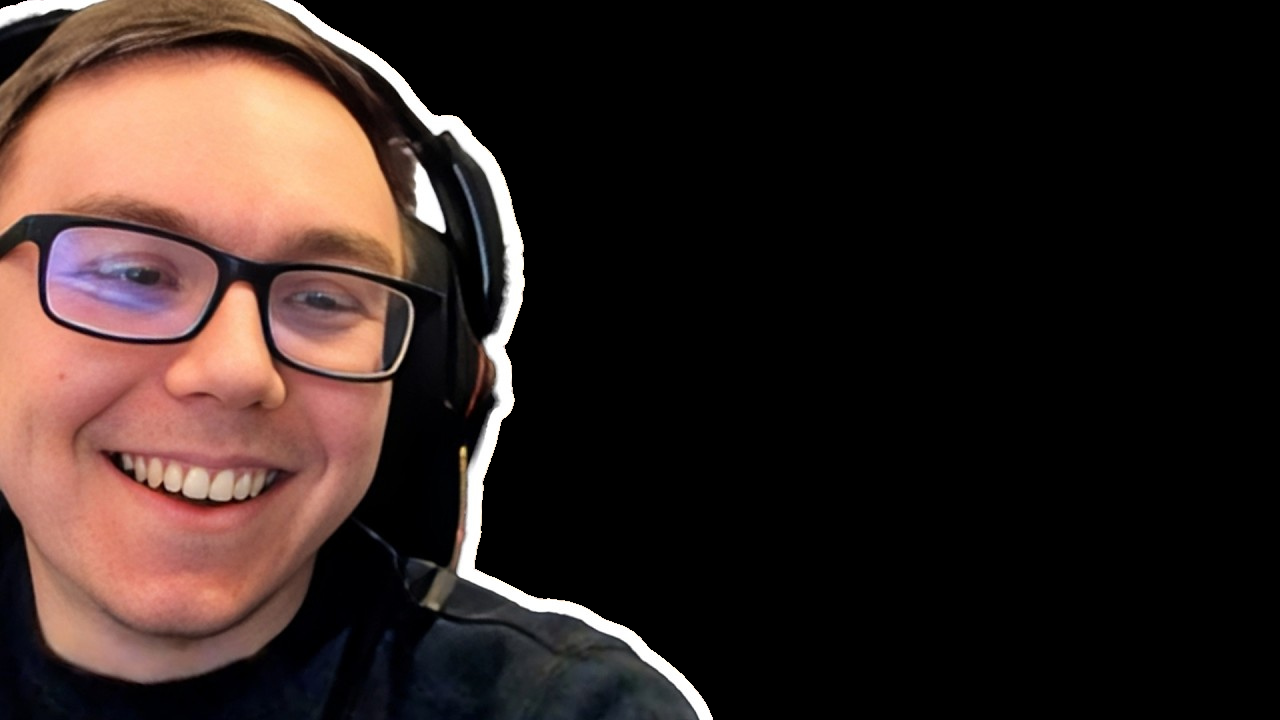
#> input picture cutouts/left1.png, 1280 x 720 px; its folder holds only this picture in this run
$ python -i thumbnail.py   (imports and definitions only)
#> lines starting #> are read from the running program, lines starting #| are printed output that depends on the picture; after the words box and inside, x2 and y2 are one past the last pixel; in counts of white or black regions, pixels touching at a corner belong together
#> further down, picture is the input picture: shape (720, 1280, 3); mean B, G, R 33.6, 37.6, 52.1
"""Phase 3: thumbnail = gameplay still + face cutout + title text.

Cutouts are 1280x720 transparent PNGs named left*/right* by which side the
face occupies; text goes on the opposite side.
"""
import random
import subprocess
from pathlib import Path

import cv2
import numpy as np
from PIL import Image, ImageDraw, ImageFont

SIZE = (1280, 720)

# zoom width as a fraction of the source frame; for a 16:9 source the height
# fraction equals the width fraction. Position is champion-centered at grab
# time, clamped away from the HUD / facecam / minimap edges.
ZOOM_W = 0.56
ZOOM_X0 = (0.05, 1 - ZOOM_W - 0.05)   # clamp range for crop origin x
ZOOM_Y0 = (0.03, 0.28)                # bottom edge stays above facecam/HUD

# gameplay area used for scoring/bar detection (excludes HUD, facecam, minimap)
PLAY = (0.08, 0.05, 0.80, 0.72)

# champion floating healthbars, HSV ranges (OpenCV hue 0-179):
# green = the streamer's champ, red = enemies, blue/yellow = teammates
BAR_COLORS = {
    "green": [((45, 120, 120), (75, 255, 255))],
    "red": [((0, 120, 100), (10, 255, 255)), ((168, 120, 100), (179, 255, 255))],
    "blue": [((95, 120, 120), (125, 255, 255))],
    "yellow": [((20, 120, 120), (35, 255, 255))],
}


def _find_bars(frame: np.ndarray) -> dict[str, list[tuple[float, float]]]:
    """Champion healthbar centers (frame-fraction coords) by color: wide,
    short, brightly saturated horizontal strips in the gameplay area."""
    h, w = frame.shape[:2]
    x0, y0, x1, y1 = (int(PLAY[0] * w), int(PLAY[1] * h),
                      int(PLAY[2] * w), int(PLAY[3] * h))
    hsv = cv2.cvtColor(frame[y0:y1, x0:x1], cv2.COLOR_BGR2HSV)
    scale = w / 1280  # bar size limits below are calibrated at 1280x720
    found: dict[str, list[tuple[float, float]]] = {}
    for color, ranges in BAR_COLORS.items():
        mask = np.zeros(hsv.shape[:2], np.uint8)
        for lo, hi in ranges:
            mask |= cv2.inRange(hsv, np.array(lo), np.array(hi))
        mask = cv2.morphologyEx(mask, cv2.MORPH_CLOSE, np.ones((3, 7), np.uint8))
        centers = []
        for c in cv2.findContours(mask, cv2.RETR_EXTERNAL,
                                  cv2.CHAIN_APPROX_SIMPLE)[0]:
            bx, by, bw, bh = cv2.boundingRect(c)
            # champion bars are ~85x9px at 720p; minion bars (~40x4px) must
            # not pass or they drag the crop toward minion waves. A real bar
            # is a solid filled rectangle — chat/announcement text in the
            # same colors is sparse and fails the fill check.
            fill = mask[by:by + bh, bx:bx + bw].mean() / 255
            if (55 * scale <= bw <= 115 * scale and 4 * scale <= bh <= 14 * scale
                    and bw >= 4 * bh and fill >= 0.55):
                centers.append(((x0 + bx + bw / 2) / w, (y0 + by + bh / 2) / h))
        found[color] = centers
    return found


def _action_score(frame: np.ndarray) -> tuple[float, dict]:
    """Fight-ness of a frame. Base: vivid red/orange (damage numbers, spell
    effects) in the gameplay area. Bonus if the streamer's champ (green bar)
    and at least one enemy (red bar) are both on screen. Dead/gray screens
    score negative; shop/menus have little red."""
    h, w = frame.shape[:2]
    play = frame[int(PLAY[1] * h):int(PLAY[3] * h), int(PLAY[0] * w):int(PLAY[2] * w)]
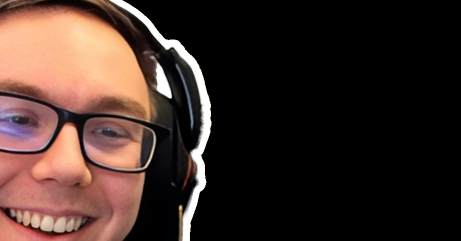
#> play: shape (482, 922, 3) (shown at 1/2 size); mean B, G, R 39.6, 45.4, 63.4
    hsv = cv2.cvtColor(play, cv2.COLOR_BGR2HSV)
#> hsv: shape (482, 922, 3); mean H, S, V 14.7, 43.1, 63.7
    hue, sat, val = hsv[..., 0], hsv[..., 1], hsv[..., 2]
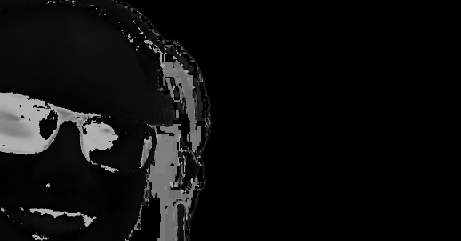
#> hue: shape (482, 922) (shown at 1/2 size); min 0, max 179, mean 14.7
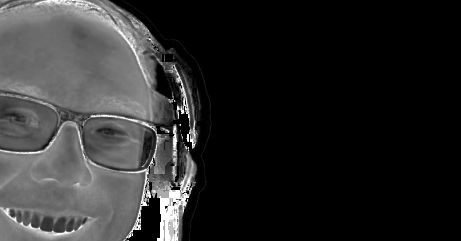
#> sat: shape (482, 922) (shown at 1/2 size); min 0, max 255, mean 43.1
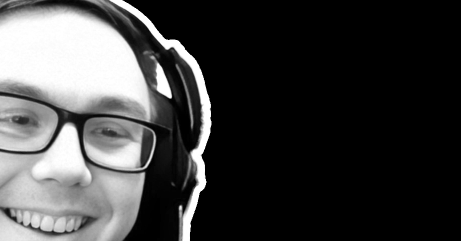
#> val: shape (482, 922) (shown at 1/2 size); min 0, max 255, mean 63.7
    if sat.mean() < 40:  # death screen desaturates the world
        return -1.0, {}
    red = (((hue < 12) | (hue > 168)) & (sat > 140) & (val > 120))
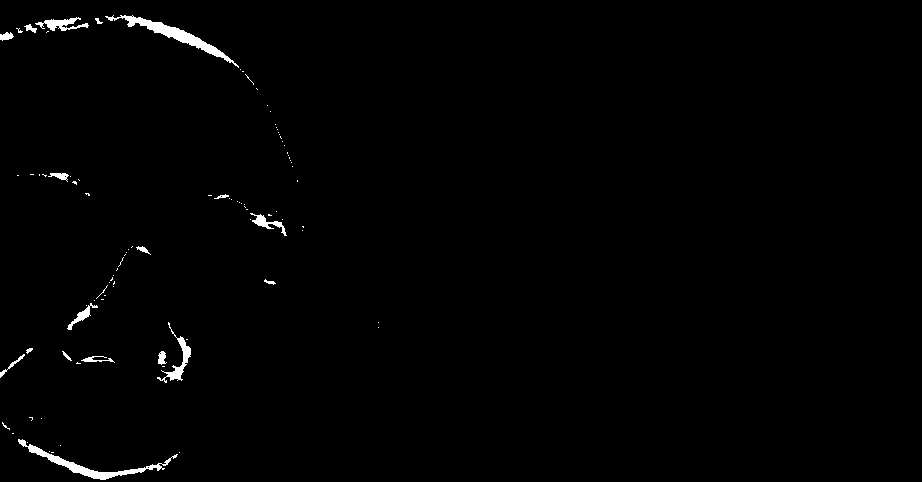
#> red: shape (482, 922) bool; 0.92% white; 94 white regions (76 under 20 px), largest, box (x1, y1, x2, y2) and area: (105, 15, 239, 68) 1053, (18, 439, 178, 480) 942, (157, 322, 191, 383) 415
    bars = _find_bars(frame)
#> after the loop in _find_bars, `for color, ranges in BAR_COLORS.items():`:
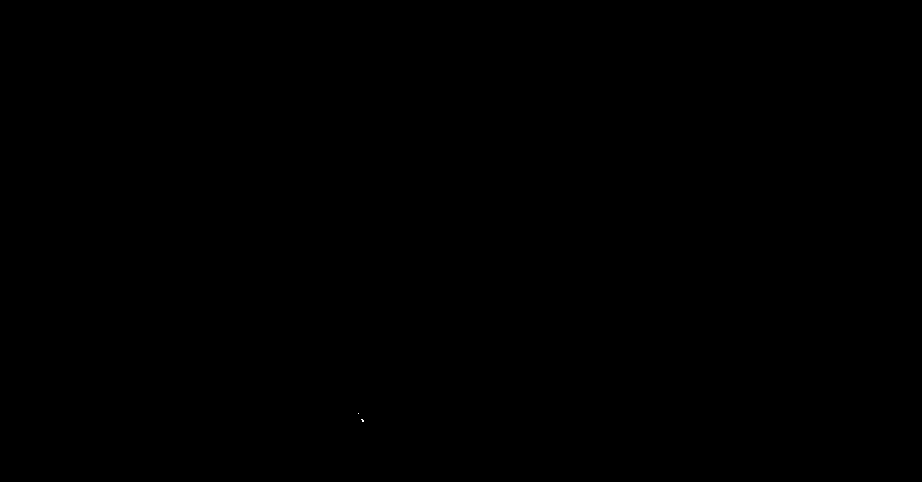
#> mask: shape (482, 922); 0% white in thin lines or dots, all inside (x1, y1, x2, y2) = (358, 413, 364, 422)
#> after the loop in _find_bars, `for color, ranges in BAR_COLORS.items():`: found = {'green': [], 'red': [], 'blue': [], 'yellow': []}
#> bars = {'green': [], 'red': [], 'blue': [], 'yellow': []}
    score = float(red.mean())
#> score = 0.0092
    # champion presence dominates: red effects alone (e.g. hitting a turret
    # with nobody around) must not beat an actual fight between champions
    if bars["green"]:
        score += 0.06
        if bars["red"]:
            score += 0.04
    return score, bars


# [119 lines left out: functions pick_action_time, _zoom_origin, _grab_still, _draw_note, make_thumbnail, not called in this run]

>>> import cv2
>>> picture = cv2.imread('../cutouts/left1.png')
>>> result = _action_score(picture)

$ run again, on cutouts/left2.png
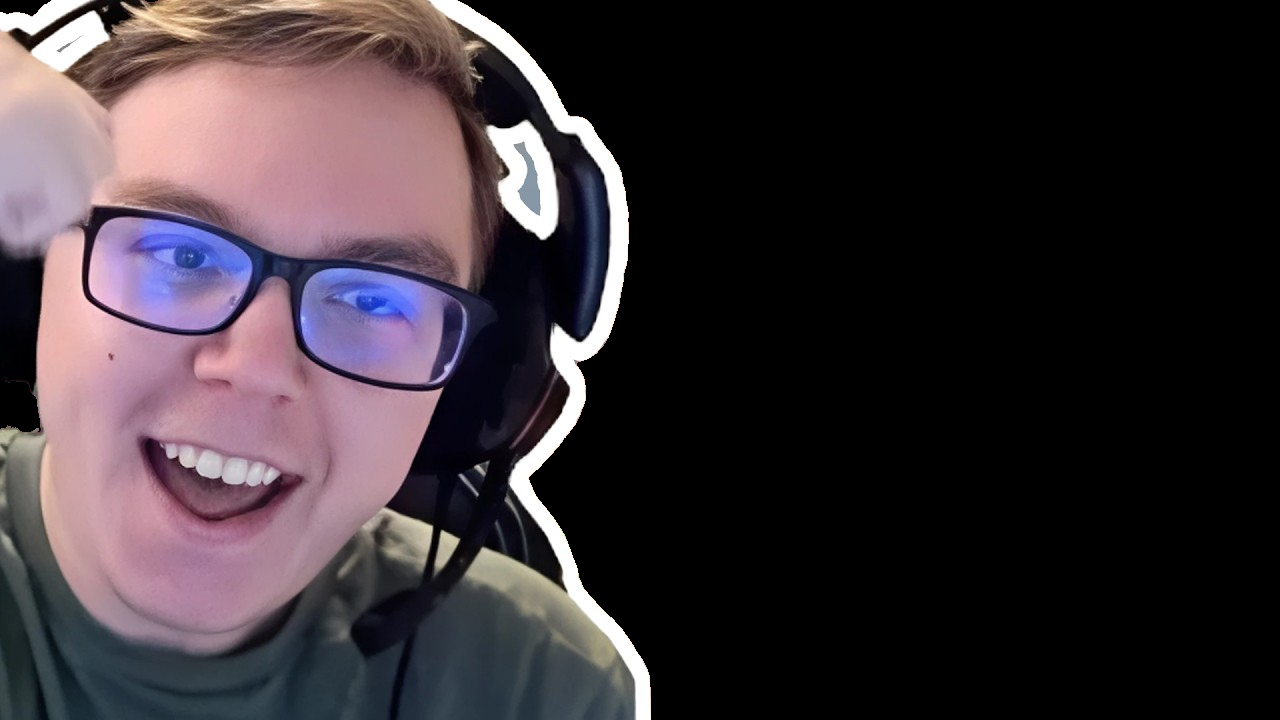
#> input picture cutouts/left2.png, 1280 x 720 px
#> picture is the input picture: shape (720, 1280, 3); mean B, G, R 54.4, 49.1, 58.2
#> hsv: shape (482, 922, 3); mean H, S, V 62.3, 44.8, 77.4
#> in _action_score, `hue, sat, val = hsv[..., 0], hsv[..., 1], hsv[..., 2]`:
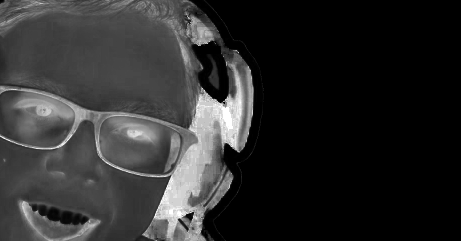
#> sat: shape (482, 922) (shown at 1/2 size); min 0, max 255, mean 44.8
#> in _action_score, `hue, sat, val = hsv[..., 0], hsv[..., 1], hsv[..., 2]`:
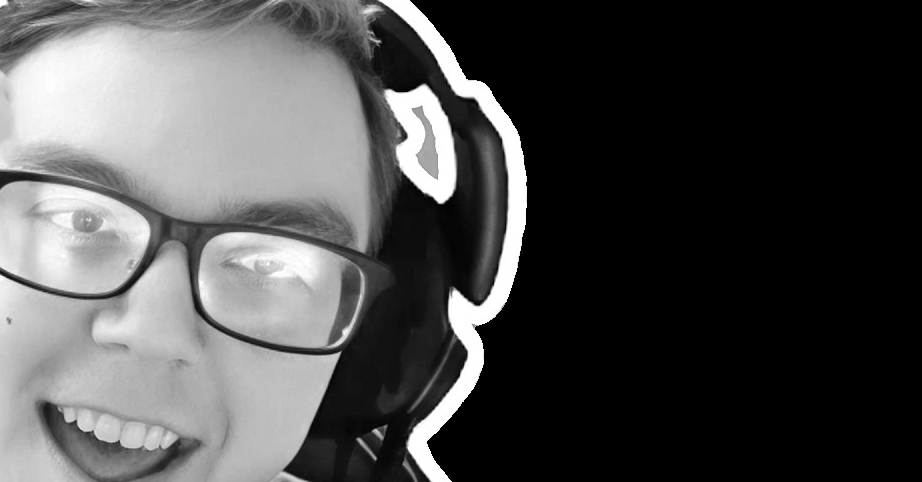
#> val: shape (482, 922); min 0, max 255, mean 77.4
#> red: shape (482, 922) bool; every value is 0
#> after the loop in _find_bars, `for color, ranges in BAR_COLORS.items():`: found = {'green': [], 'red': [], 'blue': [], 'yellow': []}
#> score = 0

$ run again, on cutouts/right1.png
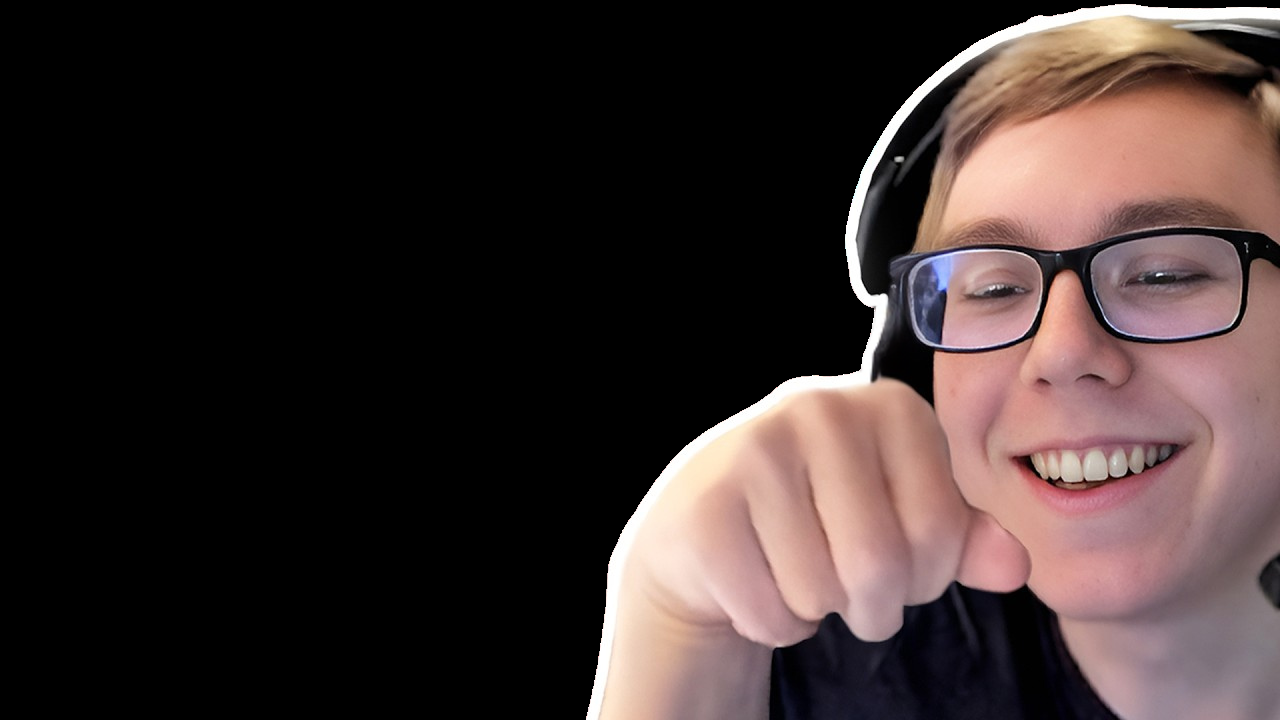
#> input picture cutouts/right1.png, 1280 x 720 px
#> picture is the input picture: shape (720, 1280, 3); mean B, G, R 46.5, 47.9, 60.7
#> hsv: shape (482, 922, 3); mean H, S, V 7.1, 14.7, 37
#> in _action_score, `hue, sat, val = hsv[..., 0], hsv[..., 1], hsv[..., 2]`:
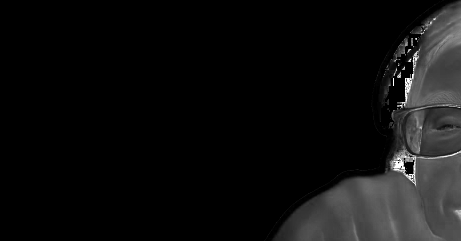
#> sat: shape (482, 922) (shown at 1/2 size); min 0, max 255, mean 14.7
#> in _action_score, `hue, sat, val = hsv[..., 0], hsv[..., 1], hsv[..., 2]`:
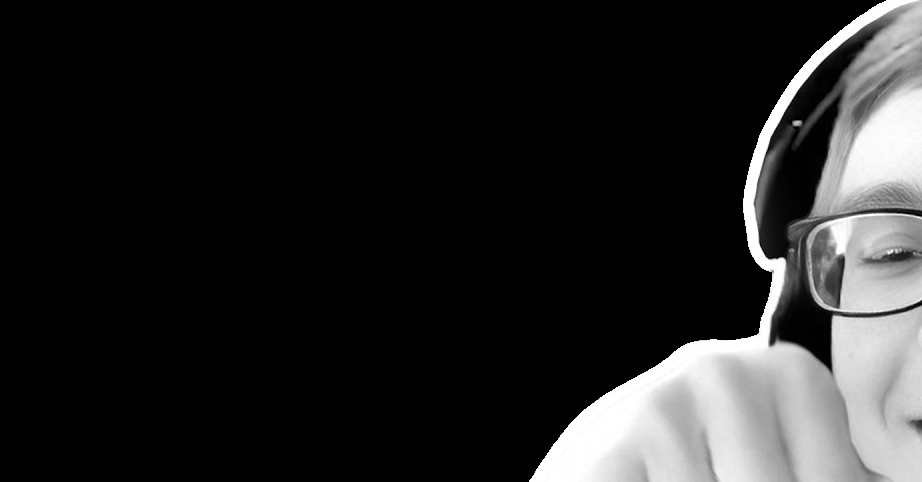
#> val: shape (482, 922); min 0, max 255, mean 37
